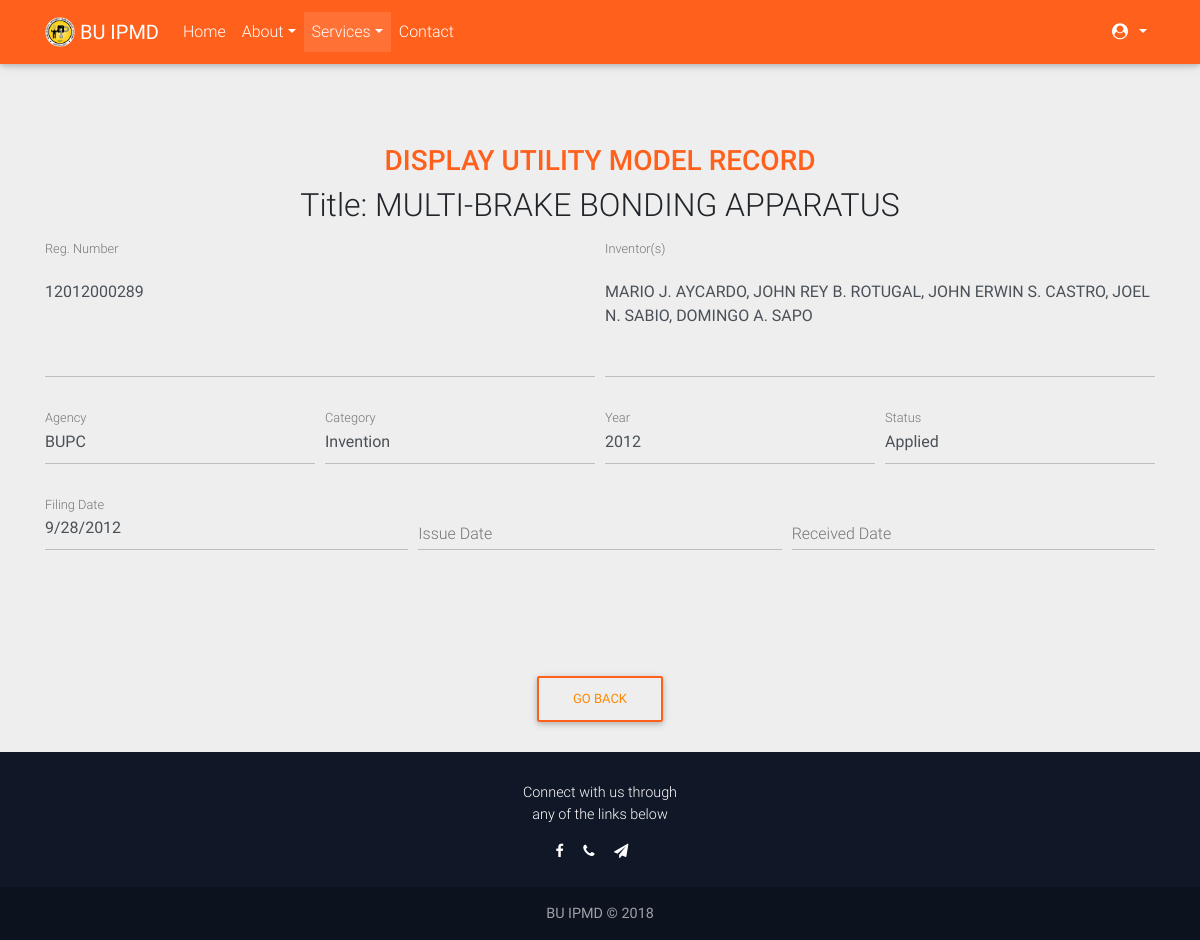
The app's page /functions/invention/view.php?invention_id=3 with its own data.
### tables this page shows
CREATE TABLE `invention` (
  `invention_id` int(10) NOT NULL,
  `invention_title` longtext,
  `invention_inventors` longtext,
  `invention_application_no` varchar(255) DEFAULT NULL,
  `invention_filing_date` varchar(255) DEFAULT NULL,
  `invention_issue_date` varchar(255) DEFAULT NULL,
  `invention_received_date` varchar(255) DEFAULT NULL,
  `agency_id` int(11) DEFAULT NULL,
  `invention_year` varchar(255) DEFAULT NULL,
  `filestatus_id` int(11) DEFAULT NULL,
  `category_id` int(11) DEFAULT NULL
);

CREATE TABLE `agencies` (
  `agency_id` int(11) NOT NULL,
  `agency_name` varchar(50) DEFAULT NULL
);

CREATE TABLE `categories` (
  `category_id` int(11) NOT NULL,
  `category_name` varchar(50) DEFAULT NULL
);

CREATE TABLE `filestatus` (
  `filestatus_id` int(11) NOT NULL,
  `filestatus_name` longtext
);

### functions/invention/view.php (the view, shortened to what this page needs)
<?php
include ("../db.php");
?>
<!DOCTYPE html>
<html lang="en">
<head>
    <link rel="stylesheet" href="https://maxcdn.bootstrapcdn.com/font-awesome/4.7.0/css/font-awesome.min.css">
    <link href="../../components/css/bootstrap.css" rel="stylesheet">
    <link href="../../components/css/mdb.css" rel="stylesheet">
    <link href="../../components/css/style.css" rel="stylesheet">
    <link rel="stylesheet" href="../../components/css/getmdl-select.min.css">
    <link rel="stylesheet" href="../../components/css/material.css"">
</head>
<body style="background-color: #eee;">
  <nav class="navbar fixed-top navbar-expand-lg navbar-dark scrolling-navbar">
    <div class="container">
      <a class="navbar-brand" href="index.php">
        <strong><img src="../../favicon.ico" style="height: 30px;width: 30px; margin-top: -4px;"> BU IPMD </strong>
      </a>
      <div class="collapse navbar-collapse" id="navbarSupportedContent">
        <ul class="navbar-nav mr-auto">
          <li class="nav-item">
            <a class="nav-link" href="../../index.php">Home
            </a>
          </li>
            <li class="nav-item dropdown">
                <a class="nav-link dropdown-toggle" id="navbarDropdownMenuLink" data-toggle="dropdown" aria-haspopup="true" aria-expanded="false">About</a>
            </li>
            <li class="nav-item dropdown active">
              <a class="nav-link dropdown-toggle" id="navbarDropdownMenuLink" data-toggle="dropdown" aria-haspopup="true" aria-expanded="false">Services<span class="sr-only">(current)</span></a>
            </li>
            <li class="nav-item">
            <a class="nav-link" href="../../contact.php" target="">Contact</a>
            </li>
        </ul>
        <ul class="navbar-nav nav-flex-icons">
            <li class="nav-item dropdown">
                <a class="nav-link dropdown-toggle" id="navbarDropdownMenuLink" data-toggle="dropdown" aria-haspopup="true" aria-expanded="false">
                <?php
                  if (isset($_SESSION['user_name'])) {
                      echo "<b>Hi,&nbsp;</b>";
                      echo $_SESSION['user_name'];
                  }
                  else{
                      echo '<i class="fa fa-user-circle"></i>';
                  }
                ?>
                </a>
            </li>
        </ul>
      </div>
    </div>
  </nav>
  <main >
    <div class="container">
      <br><br>
      <section>
      	<br><br><br><br>
        <center>
          <?php
          if(isset($_GET['invention_id']))
            {
              $invention_id = $_GET["invention_id"];
              $query = mysqli_query($connect, "SELECT * FROM invention WHERE invention_id = $invention_id");
              $row=mysqli_fetch_array($query);
              $title=$row['invention_title'];
              $reg_no=$row['invention_application_no'];
              $age=$row['agency_id'];
              $cat=$row['category_id'];
              $filing_date=$row['invention_filing_date'];
              $issue_date=$row['invention_issue_date'];
              $rec_date=$row['invention_received_date'];
              $year=$row['invention_year'];
              $inventor=$row['invention_inventors'];
              $status=$row['filestatus_id'];
              $agen_que = "SELECT * FROM agencies WHERE agency_id=$age";
              $agen_res = mysqli_query($connect, $agen_que);
              $agen_row = mysqli_fetch_array($agen_res );
                $age=$agen_row['agency_name'];
              $catn_que = "SELECT * FROM categories WHERE category_id=$cat";
              $catn_res = mysqli_query($connect, $catn_que);
              $catn_row = mysqli_fetch_array($catn_res );
                $cat=$catn_row['category_name'];
              $statn_que = "SELECT * FROM filestatus WHERE filestatus_id=$status";
              $statn_res = mysqli_query($connect, $statn_que);
              $statn_row = mysqli_fetch_array($statn_res );
                $status=$statn_row['filestatus_name'];
            }
          ?>
        <h1 class="h3 orange-text text-center">DISPLAY UTILITY MODEL RECORD</h1>
        <h2>Title: <?php echo $title; ?></h2>
        <form>
            <div class="form-row">
                <div class="col">
                    <div class="md-form">
                        <textarea type="text" value="" id="textareaBasic" class="form-control md-textarea" rows="3" disabled><?php echo htmlspecialchars($reg_no); ?></textarea>
                        <label for="textareaBasic">Reg. Number</label>
                    </div>
                </div>
                <div class="col">
                    <div class="md-form">
                        <textarea type="text" value="" id="textareaBasic" class="form-control md-textarea" rows="3" disabled><?php echo htmlspecialchars($inventor); ?></textarea>
                        <label for="textareaBasic">Inventor(s)</label>
                    </div>
                </div>
            </div>
            <div class="form-row">
                <div class="col">
                    <div class="md-form">
                        <input type="text" class="form-control" value="<?php echo $age; ?>" id="formGroupExampleInputMD"  disabled>
                        <label for="formGroupExampleInputMD">Agency</label>
                    </div>
                </div>
                <div class="col">
                    <div class="md-form">
                        <input type="text" class="form-control" value="<?php echo $cat; ?>" id="formGroupExampleInputMD" disabled>
                        <label for="formGroupExampleInputMD">Category</label>
                    </div>
                </div>
                <div class="col">
                  <div class="md-form">
                      <input type="text" class="form-control" value="<?php echo $year; ?>" id="formGroupExampleInputMD" disabled>
                      <label for="formGroupExampleInputMD">Year</label>
                  </div>
              </div>
              <div class="col">
                  <div class="md-form">
                      <input type="text" class="form-control" value="<?php echo $status; ?>" id="formGroupExampleInputMD" disabled>
                      <label for="formGroupExampleInputMD">Status</label>
                  </div>
              </div>
            </div>
            <div class="form-row">
                <div class="col-4">
                    <div class="md-form">
                        <input type="text" class="form-control" value="<?php echo $filing_date; ?>" id="formGroupExampleInputMD"  disabled>
                        <label for="formGroupExampleInputMD">Filing Date</label>
                    </div>
                </div>
                <div class="col-4">
                    <div class="md-form">
                        <input type="text" class="form-control" value="<?php echo $issue_date; ?>" id="formGroupExampleInputMD" disabled>
                        <label for="formGroupExampleInputMD">Issue Date</label>
                    </div>
                </div>
                <div class="col-4">
                  <div class="md-form">
                      <input type="text" class="form-control" value="<?php echo $rec_date; ?>" id="formGroupExampleInputMD" disabled>
                      <label for="formGroupExampleInputMD">Received Date</label>
                  </div>
                </div>
            </div>
              <center>
                  <div clas="col-12">
                    <br><br>
                    </div>
                    <br>
                          </form>
                        </div>
        <div>
          <center>
            <br>
            <a href="javascript:window.open('','_self').close();">
            <button class="btn btn-primary btn-outline-warning" type="button" data-toggle="collapse" data-target="#collapseExample" aria-expanded="false" aria-controls="collapseExample">
                GO BACK
            </button></a>
          </center>
        </div>
  </main>
  <footer class="page-footer text-center font-small mt-4 wow fadeIn">
    <div class="col" style="height: 30px;"></div>
    <div class="pb-4">
    	<center><p>Connect with us through <br>any of the links below</p></center>
      <a href="https://www.facebook.com/buipmd" title="BUIPMD FACEBOOK" target="_self">
        <i class="fa fa-facebook mr-3"></i>
      </a>
      <a href="contact.php" title="(052) 742-1909" target="_self">
        <i class="fa fa-phone mr-3"></i>
      </a>
      <a href="contact.php" title="0928-756-9576" target="_self">
        <i class="fa fa-send mr-3"></i>
      </a>
    </div>
    <div class="footer-copyright py-3">
      <strong>BU IPMD © 2018 </strong>
    </div>
  </footer>
</body>
</html>

### components/css/style.css (style rules this page uses)
html, body, .view { height: 100%; }
.navbar { background-color: rgba(0, 0, 0, 0.2); }
.page-footer { background-color: #101727; }
.navbar { background-color: #FF611D; }
.navbar a { color: orange; }
.btn:before { content: ""; position: absolute; top: 50%; left: 50%; display: block; width: 0; padding-top: 0; border-radius: 100%; background-color: rgba(236, 240, 241, .3); -webkit-transform: translate(-50%, -50%); -moz-transform: translate(-50%, -50%); -ms-transform: translate(-50%, -50%); -o-transform: translate(-50%, -50%); transform: translate(-50%, -50%); }
*, *:before, *:after { box-sizing: border-box; }
textarea { width: 100%; padding: 12px 20px; margin: 8px 0; box-sizing: border-box; border: 1px solid #ccc; -webkit-transition: 0.5s; transition: 0.5s; outline: none; border-radius: 7px; resize: none; }

### records on screen
invention: invention_title "MULTI-BRAKE BONDING APPARATUS", invention_application_no "12012000289", invention_inventors "MARIO J. AYCARDO, JOHN REY B. ROTUGAL, JOHN ERWIN S. CASTRO, JOEL N. SABIO, DOMINGO A. SAPO", invention_year "2012", invention_filing_date "9/28/2012"
agencies: agency_name "BUPC"
categories: category_name "Invention"
filestatus: filestatus_name "Applied"
